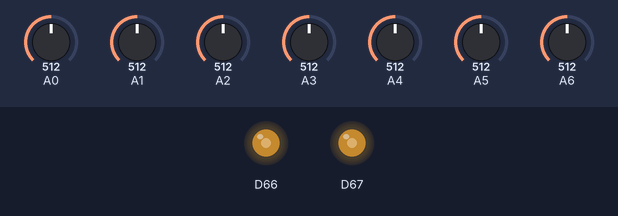
Simulated run of this sketch. Board: Arduino Due. Parts: output pins drawn as LEDs (lit = HIGH). Inputs (shaded band) come from the test bench; at power-on: A0 = 512, A1 = 512, A2 = 512, A3 = 512, A4 = 512, A5 = 512, A6 = 512 (analog values on the 0–1023 scale).

Above: at 0.1 s.
Timing chart, 0 to 40.0 s (numbered marks = the images above):
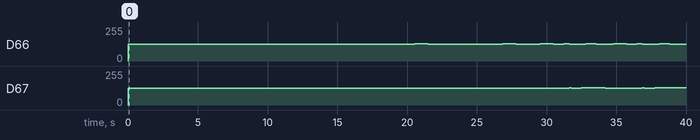

The sketch:

Clous_V3.ino
```cpp
#include "LowPassFilterDue.h"

int16_t buffer[44100] = {};
uint16_t writepos = 0;
float phAcc = 0;
float phAcc2 = 11025;
float phAcc3 = 22050;
float phAcc4 = 33075;
float phInc = 0;
uint8_t density = 1;
uint16_t grainsize = 0;
int32_t sigOutL = 0;
int32_t sigOutR = 0;
uint16_t feedback = 0;
int16_t buffered = 0;
LowPassFilterDue lpf;
LowPassFilterDue lpf2;
int cutoff;


void setup() {
  //Serial.begin(9600);
  analogReadResolution(12);
  analogWriteResolution(12);
}

void loop() {

  //Serial.println(analogRead(A0));

  // mix input and buffered sample
  long in = analogRead(A0) - 2047;

in = in + buffered;

  in = in * ((analogRead(A4) >> 9)+1);


  // fold signal to prevent clipping
  if (in > 2047 || in <= -2047) {
    in = abs(abs(in - 2047 % 8191) - 4095) - 2047;
  }

  // write to buffer
  buffer[writepos] = in;
  writepos++;
  //boolean freeze = digitalRead(22);

  //if(!freeze) {
    if (writepos > 44100) {
      writepos = 0;
    }
  //}

  // get data from pots
  phInc = (analogRead(A3) / 1000.0) + 0.25;
  grainsize = analogRead(A6) * 4;
  density = (analogRead(A2) >> 8) + 1;
  feedback = analogRead(A1);
  cutoff = analogRead(A5) >> 4;
  lpf.setCutoffFreq(cutoff);
  lpf2.setCutoffFreq(cutoff);
  lpf.setResonance(255 - cutoff);
  lpf2.setResonance(255 - cutoff);

  // set phase inceremnts and reset accumulators
  phAcc += phInc;
  if (phAcc >= grainsize) {
    phAcc = 0;
  }

  /*phAcc2 += phInc;
  if (phAcc2 >= 11025 + grainsize) {
    phAcc2 = 11025;
  }

  phAcc3 += phInc;
  if (phAcc3 >= 22050 + grainsize) {
    phAcc3 = 22050;
  }

  phAcc4 += phInc;
  if (phAcc4 >= 33075 + grainsize) {
    phAcc4 = 33075;
  }*/

  // sum up 16 grains to 4 groups
  /*int a1 = buffer[(int)phAcc];
  int a2 = buffer[(int)phAcc2];
  int a3 = buffer[(int)phAcc3];
  int a4 = buffer[(int)phAcc4];
  int a = (a1 + a2 + a3 + a4) / 4;

  int b1 = buffer[(int)phAcc + (100 * density)];
  int b2 = buffer[(int)phAcc2 + (100 * density)];
  int b3 = buffer[(int)phAcc3 + (100 * density)];
  int b4 = buffer[(int)phAcc4 - (100 * density)];
  int b = (b1 + b2 + b3 + b4) / 4;

  int c1 = buffer[(int)phAcc + (130 * density)];
  int c2 = buffer[(int)phAcc2 + (150 * density)];
  int c3 = buffer[(int)phAcc3 + (170 * density)];
  int c4 = buffer[(int)phAcc4 - (190 * density)];
  int c = (c1 + c2 + c3 + c4) / 4;

  int d1 = buffer[(int)phAcc + (120 * density)];
  int d2 = buffer[(int)phAcc2 + (160 * density)];
  int d3 = buffer[(int)phAcc3 + (146 * density)];
  int d4 = buffer[(int)phAcc4 - (187 * density)];
  int d = (d1 + d2 + d3 + d4) / 4;*/

  /*sigOutL = 0;
  sigOutR = 0;
  int divs = 44100 / density;
  for(int i = 0; i < density; i++) {

    sigOutL += buffer[(int) phAcc + (divs * i)];
    sigOutR += buffer[(int) phAcc + (divs * i) + (100*density)];

  }
  sigOutL = sigOutL / density;
  sigOutR = sigOutR / density;
  sigOutL = lpf.next(sigOutL);
  sigOutR = lpf2.next(sigOutR);*/

  int a = buffer[(int) phAcc];
  int b = buffer[(int) phAcc];
  int c = buffer[(int) phAcc + (density * 1000)];
  int d = buffer[(int) phAcc + (density * 1700)];

  sigOutL = lpf.next((a + c) / 2);
  sigOutR = lpf2.next((b + d) / 2);

  buffered = ((sigOutL + sigOutR) * feedback) >> 12;

  analogWrite(DAC0, sigOutL + 2047);
  analogWrite(DAC1, sigOutR + 2047);
}
```

LowPassFilterDue.h
```cpp
// (licence header left out)
#ifndef LOWPASS2_H_
#define LOWPASS2_H_

/*
simple resonant filter posted to musicdsp.org by Paul Kellett http://www.musicdsp.org/archive.php?classid=3#259

// set feedback amount given f and q between 0 and 1
fb = q + q/(1.0 - f);

// for each sample...
buf0 = buf0 + f * (in - buf0 + fb * (buf0 - buf1));
buf1 = buf1 + f * (buf0 - buf1);
out = buf1;

fixed point version of the filter
"dave's blog of art and programming" http://www.pawfal.org/dave/blog/2011/09/
*/


// we are using .n fixed point (n bits for the fractional part)
#define FX_SHIFT 8
#define SHIFTED_1 ((uint8_t) 255)

/** A resonant low pass filter for audio signals.
*/
class LowPassFilterDue
{

public:


	/** Constructor.
	*/
	LowPassFilterDue(){;
	}


	/** Set the cut off frequency,
	@param cutoff use the range 0-255 to represent 0-8192 Hz (AUDIO_RATE/2).
	Be careful of distortion at the lower end, especially with high resonance.
	*/
	void setCutoffFreq(uint8_t cutoff)
	{
		f = cutoff;
		fb = q+ucfxmul(q, SHIFTED_1 - cutoff);
	}


	/** Set the resonance. If you hear unwanted distortion, back off the resonance.
	@param resonance in the range 0-255, with 255 being most resonant.
	*/
	void setResonance(uint8_t resonance)
	{
		q = resonance;
	}

	/** Calculate the next sample, given an input signal.
	@param in the signal input.
	@return the signal output.
	@note Timing: about 11us.
	*/
	//	10.5 to 12.5 us, mostly 10.5 us (was 14us)
	inline
	int next(int in)
	{
		//setPin13High();
		buf0+=fxmul(((in - buf0) + fxmul(fb, buf0-buf1)), f);
		buf1+=ifxmul(buf0-buf1, f); // could overflow if input changes fast
		//setPin13Low();
		return buf1;
	}


private:
	uint8_t q;
	uint8_t f;
	unsigned int fb;
	int buf0,buf1;


	// // multiply two fixed point numbers (returns fixed point)
	// inline
	// long fxmul(long a, long b)
	// {
	// 	return (a*b)>>FX_SHIFT;
	// }

	// multiply two fixed point numbers (returns fixed point)
	inline
	unsigned int ucfxmul(uint8_t a, uint8_t b)
	{
		return (((unsigned int)a*b)>>FX_SHIFT);
	}

		// multiply two fixed point numbers (returns fixed point)
	inline
	int ifxmul(int a, uint8_t b)
	{
		return ((a*b)>>FX_SHIFT);
	}

	// multiply two fixed point numbers (returns fixed point)
	inline
	long fxmul(long a, int b)
	{
		return ((a*b)>>FX_SHIFT);
	}

};

/**
@example 10.Audio_Filters/LowPassFilter/LowPassFilter.ino
This example demonstrates the LowPassFilter class.
*/

#endif /* LOWPASS2_H_ */
```
